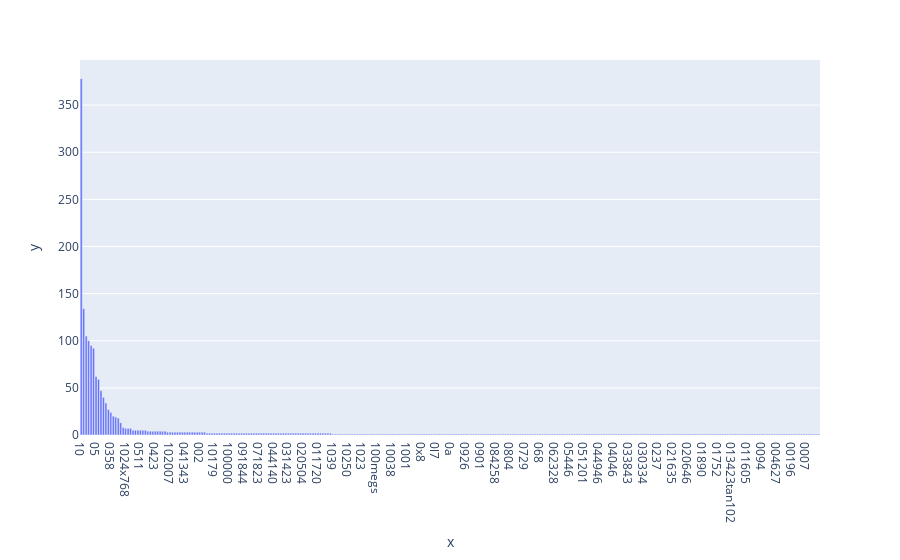

Notebook code cell kept with this figure:
### Markdown cell above
### >>> **Exercise 15 (take home):** 
Additionally, you can attempt to sort the terms on the `x-axis` by frequency instead of in alphabetical order. This way the visualization is more meaninfgul and you will be able to observe the so called [long tail](https://en.wikipedia.org/wiki/Long_tail) (get familiar with this term since it will appear a lot in data mining and other statistics courses). see picture below

![alt txt](https://upload.wikimedia.org/wikipedia/commons/thumb/8/8a/Long_tail.svg/1000px-Long_tail.svg.png)

### Code cell
# Answer here

#zipped the token and its frequency together and sorted it by frequency
#then plot the new sorted data

freq_word = zip(term_frequencies[:300].tolist(),count_vect.get_feature_names_out()[:300].tolist())
freq_word = sorted(freq_word, reverse= True)
fig = px.bar(x=[word for _,word in freq_word] , y=[freq for freq,_ in freq_word])
fig.show()

### Figure 1 — Plotly figure (JSON) as saved in the notebook; plotly's stock layout.template omitted (floating-point values rounded to 4 significant figures; data arrays with more than 128 entries replaced by an {"elided": "..."} marker saying what was removed)
{"data": [{"alignmentgroup": "True", "hovertemplate": "x=%{x}<br>y=%{y}<extra></extra>", "legendgroup": "", "marker": {"color": "#636efa", "pattern": {"shape": ""}}, "name": "", "offsetgroup": "", "orientation": "v", "showlegend": false, "textposition": "auto", "type": "bar", "x": {"elided": "300 str values"}, "xaxis": "x", "y": {"elided": "300 int values"}, "yaxis": "y"}], "layout": {"barmode": "relative", "legend": {"tracegroupgap": 0}, "margin": {"t": 60}, "xaxis": {"anchor": "y", "domain": [0, 1], "title": {"text": "x"}}, "yaxis": {"anchor": "x", "domain": [0, 1], "title": {"text": "y"}}}}
